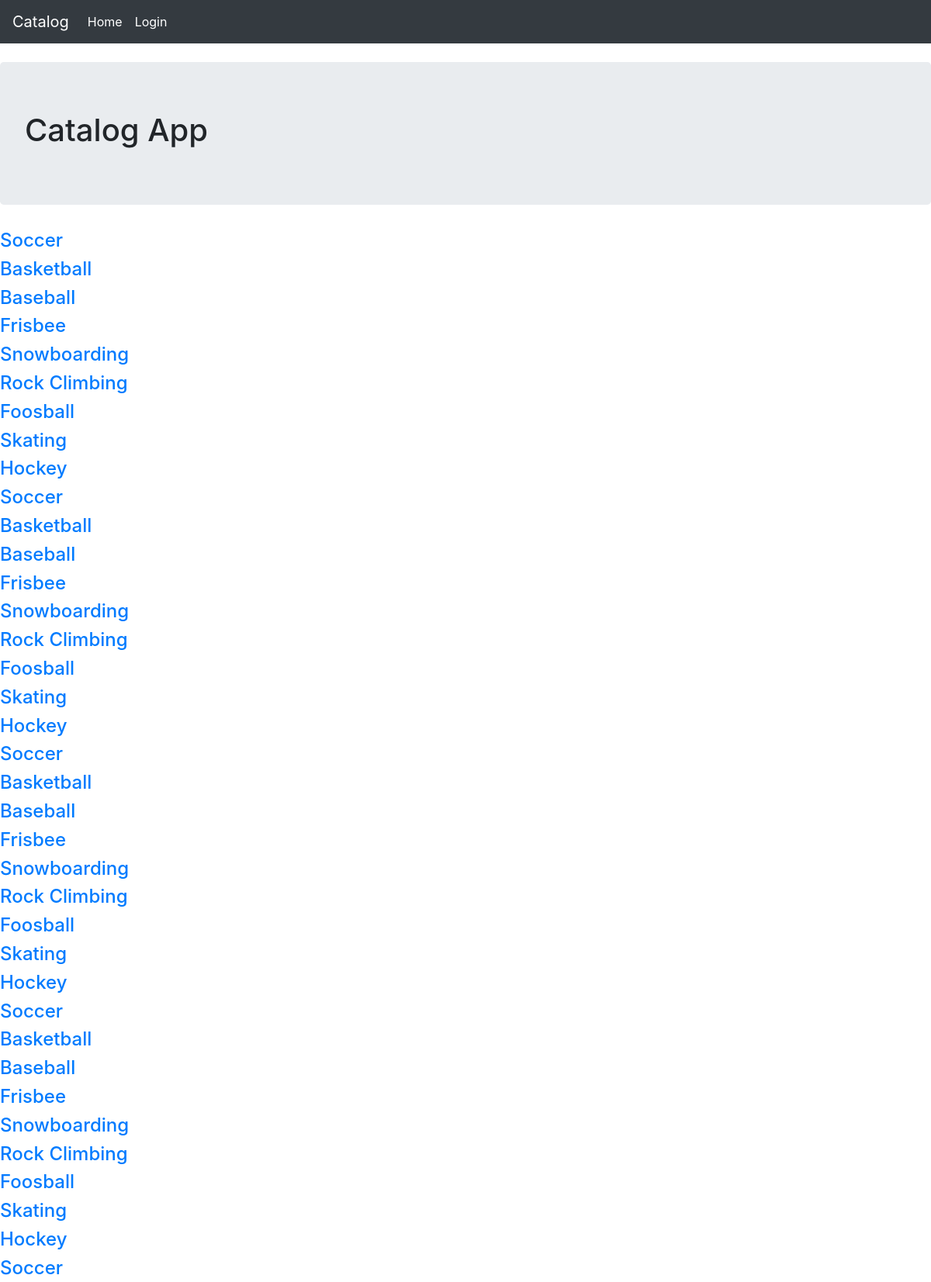
The page / (upper part) on the database its author committed.
### models.py (models this page shows, shortened)
class Category(Base):
    __tablename__ = 'category'
    id = Column(Integer, primary_key=True)
    name = Column(String(250))

### application.py (the view)
@app.route('/')
def homePage():
    categories = session.query(Category).all()
    return render_template('index.html', categories = categories, login_session=login_session)

### templates/index.html
{% extends 'base.html' %}
{% block header %}
    <h1>{% block title %}Catalog App{% endblock %}</h1>
{% endblock %}
{% block content %}
    {% for c in categories %}
            <h4><a href="{{ url_for('categoryItems', category=c.name) }}">{{ c.name }}</a></h4>
    {% endfor %}
{% endblock %}

### templates/base.html (shortened to what this page needs)
<!doctype html>
<html lang="en">
  <head>
    <link rel="stylesheet" href="https://stackpath.bootstrapcdn.com/bootstrap/4.3.1/css/bootstrap.min.css">
  </head>
  <body>
    <nav class="navbar navbar-expand-md navbar-dark bg-dark mb-4">
      <a class="navbar-brand" href="{{ url_for('homePage') }}">Catalog</a>
      <ul class="navbar-nav mr-auto">
        <li class="nav-item active"><a class="nav-link" href="{{url_for('homePage')}}">Home <span class="sr-only">(current)</span></a></li>
        {% if login_session['user_id'] %}
          <li class="nav-item active"><a class="nav-link" href="{{url_for('logout')}}">Logout <span class="sr-only">(current)</span></a></li>
        {% else %}
          <li class="nav-item active"><a class="nav-link" href="{{url_for('login')}}">Login <span class="sr-only">(current)</span></a></li>
        {% endif %}
      </ul>
    </nav>
    <section class="content">
      <header class="jumbotron">
        {% block header %}{% endblock %}
      </header>
      {% block content %}{% endblock %}
    </section>
  </body>
</html>

### rows shown on the page
Category: name "Soccer"
Category: name "Basketball"
Category: name "Baseball"
Category: name "Frisbee"
Category: name "Snowboarding"
Category: name "Rock Climbing"
Category: name "Foosball"
Category: name "Skating"
Category: name "Hockey"
Category: name "Soccer"
Category: name "Basketball"
Category: name "Baseball"
Category: name "Frisbee"
Category: name "Snowboarding"
Category: name "Rock Climbing"
Category: name "Foosball"
Category: name "Skating"
Category: name "Hockey"
Category: name "Soccer"
Category: name "Basketball"
Category: name "Baseball"
Category: name "Frisbee"
Category: name "Snowboarding"
Category: name "Rock Climbing"
Category: name "Foosball"
Category: name "Skating"
Category: name "Hockey"
Category: name "Soccer"
Category: name "Basketball"
Category: name "Baseball"
Category: name "Frisbee"
Category: name "Snowboarding"
Category: name "Rock Climbing"
Category: name "Foosball"
Category: name "Skating"
Category: name "Hockey"
Category: name "Soccer"
